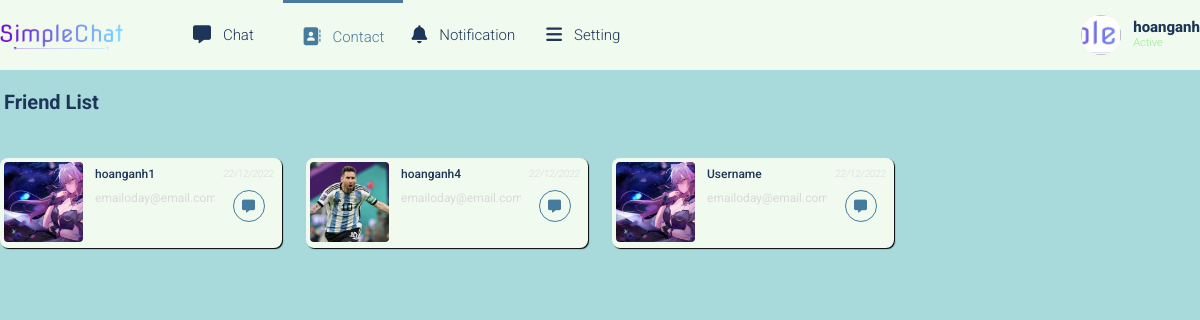
The app's page /friends/list/ (signed in) with its own data.
### user/models.py (models this page shows, shortened)
class CustomUser(AbstractUser):
    create_date = models.DateTimeField(verbose_name=_("created date"), auto_now_add=True)
    profile_image = models.ImageField(max_length=255, upload_to=get_profile_image_path
                                      , null=True, blank=True, default=get_default_profile_image_path)
    gender = models.CharField(max_length=30, choices=GENDER_CHOICES, null=True, blank=True)
    is_online = models.BooleanField(default=False)

### friends/views.py (the view)
# urls.py: path('list/', FriendListView.as_view(), name='friend_list'),
class FriendListView(FriendBaseView):
    def get(self, request):
        context = {}
        user = request.user
        try:
            friends = FriendList.objects.get(user=user)
            context["friend_list"] = friends.friends.all()
            return render(request, 'friends/friend-list.html', context)
        except Exception as e:
            return HttpResponse(str(e))

### templates/friends/friend-list.html (shortened to what this page needs)
{% extends 'base.html' %}
{% load static %}
{% block cssblock %}
    <link rel="stylesheet" href="{% static 'css/friend_list.css' %}?version=1">
{% endblock cssblock %}
{% block header %}
    {% include 'pages/header.html' %}
{% endblock header %}
{% block content %}
<div class="container__friend">
    <div class="grid">
        <div class="grid__row">
            <div class="friend__title">
                <h2 class="friend__title">Friend List</h2>
            </div>
            <div class="friend__list">
                {% for friend in friend_list %}
                <div class="grid__col-3">
                    <div class="friend__card">
                        <div class="friend__card-image" style="background-image: url('{{ friend.profile_image.url }}');"></div>
                        <div class="friend__card-info">
                            <h3 class="friend__card-username">{{ friend.username }}</h3>
                            <span class="friend__card-email">emailoday@email.com</span>
                        </div>
                        <div class="friend__card-action">
                            <span class="friend__card-last-login">22/12/2022</span>
                            <a href="{% url 'user:user_profile' friend.id %}" class="friend__card-action__button">
                                <i class="fa-solid fa-message"></i>
                            </a>
                        </div>
                    </div>
                </div>
                {% endfor %}
                <div class="grid__col-3">
                    <div class="friend__card">
                        <div class="friend__card-image" style="background-image: url(/media/profile_images/2/profile_image.png);"></div>
                        <div class="friend__card-info">
                            <h3 class="friend__card-username">Username</h3>
                            <span class="friend__card-email">emailoday@email.com</span>
                        </div>
                        <div class="friend__card-action">
                            <span class="friend__card-last-login">22/12/2022</span>
                            <a href="" class="friend__card-action__button">
                                <i class="fa-solid fa-message"></i>
                            </a>
                        </div>
                    </div>
                </div>
            </div>
        </div>
    </div>
</div>
{% endblock content %}

### templates/pages/header.html (shortened to what this page needs)
{% load static %}
<header class="header">
    <div class="grid">
        <nav class="header__navbar">
            <div class="header__navbar-left">
                <div class="header__navbar-logo">
                    <a href="{% url 'chatroom:home' %}" class="header__navbar-logo-link">
                        <img class="header__navbar-logo-img" src="{% static 'img/simplechat-logo.png' %}" alt="Logo web">
                    </a>
                </div>
                <ul class="header__navbar-list header__navbar-menu">
                    <li id="navbar-chat" class="header__navbar-item">
                        <a href="{% url 'chatroom:home' %}" class="header__navbar-item-link">
                            <i class="header__navbar-item-logo fa-solid fa-message"></i>
                            Chat
                        </a>
                    </li>
                    <li id="navbar-contact" class="header__navbar-item">
                        <a href="{% url 'friends:friend_list' %}" class="header__navbar-item-link">
                            <i class="header__navbar-item-logo fa-solid fa-address-book"></i>
                            Contact
                        </a>
                    </li>
                    <li id="navbar-notification" class="header__navbar-item">
                        <a href="#" class="header__navbar-item-link">
                            <i class="header__navbar-item-logo fa-solid fa-bell"></i>
                            Notification
                        </a>
                    </li>
                    <li id="navbar-setting" class="header__navbar-item">
                        <a href="#" class="header__navbar-item-link">
                            <i class="header__navbar-item-logo fa-solid fa-bars"></i>
                            Setting
                        </a>
                    </li>
                </ul>
            </div>
            <div class="header__navbar-right">
                {% if user.is_authenticated %}
                    <img class="header__navbar-item-link header__navbar-profile-avatar" alt="">
                    <div id="header-profile-menu" class="header__navbar-profile">
                        <span class="header__navbar-item-link header__navbar-profile-username">{{request.user.username}}</span>
                        <p class="header__navbar-profile-status">Active</p>
                    </div>
                {% endif %}
            </div>
        </nav>
    </div>
</header>

### static/css/base.css (style rules this page uses)
:root { --white-color: #f8f9fa; --black-color: #000; --text-color: #d9d9d9; --primary-color: #a2d2ff; --no-focus-color: #a8dadc; --warning-color: #ef233c; --header-height: 70px; --bg-color-b: #457b9d; --bg-color: #a8dadc; --card-color: #f1faee; --text-b-color: #1d3557; --input-color: rgba(168, 218, 220, .5); --main-chat-color: #E63946; --active-color: #457b9d; --hover-color: rgba(69, 123, 157, .3); }
* { box-sizing: inherit; }
html { font-size: 62.5%; line-height: 1.6rem; font-family: 'Roboto', sans-serif; box-sizing: border-box; }
.grid { width: 1200px; max-width: 100%; margin: 0 auto; }
.grid__row { display: flex; flex-wrap: wrap; margin-left: -12px; margin-right: -12px; }
.grid__col-3 { padding-left: 12px; padding-right: 12px; width: 25%; }
.header { height: var(--header-height); background-color: var(--card-color); }
.header__navbar { display: flex; justify-content: space-between; height: var(--header-height); }
.header__navbar-left { display: flex; align-items: center; justify-content: flex-start; flex-grow: 1; }
.header__navbar-right { display: inline-flex; justify-content: center; flex-wrap: nowrap; align-items: center; }
.header__navbar-logo, .header__navbar-logo-link, .header__navbar-logo-img { height: 30px; width: auto; }
.header__navbar-list { list-style: none; }
.header__navbar-menu { height: 100%; display: flex; align-items: center; }
.header__navbar-item { position: relative; height: 100%; flex: 1 0; width: 120px; }
.header__navbar-menu .header__navbar-item { box-sizing: border-box; }
.header__navbar-item, .header__navbar-item-link { text-decoration: none; font-size: 1.5rem; display: inline-flex; color: var(--text-b-color); font-weight: 300; align-items: center; justify-content: center; transition: .25s ease; }
.header__navbar-item--active { border-top: 3px solid var(--active-color); }
.header__navbar-item--active .header__navbar-item-link { color: var(--active-color); }
.header__navbar-item-logo { font-size: 1.8rem; margin: 0 12px 0 0; }
.header__navbar-profile { display: flex; flex-direction: column; align-items: flex-start; margin-left: 12px; cursor: pointer; }
.header__navbar-profile-avatar { width: 40px; border-radius: 50%; box-sizing: border-box; border: 0px solid; background-size: cover; background-repeat: no-repeat; background-position: center; height: 40px; background-color: white; }
.header__navbar-profile-username { font-weight: 800; color: var(--text-b-color); }
.header__navbar-profile-status { margin: 0; color: lightgreen; font-weight: 300; font-size: 1.1rem; }

### static/css/friend_list.css (style rules this page uses)
.container__friend { background-color: var(--bg-color); height: calc(100vh - var(--header-height)); }
.friend__title { font-size: 2.0rem; margin: 12px 0 24px 8px; padding: 0px; color: var(--text-b-color); }
.friend__list { display: flex; flex-flow: row wrap; width: 100%; }
.friend__card { background-color: var(--card-color); width: 100%; border-radius: 8px; box-shadow: 1px 1px 1px; display: flex; flex-flow: row nowrap; justify-content: space-between; height: 90px; }
.friend__card-image { border-radius: 4px; margin: 4px; width: 80px; height: 80px; background-size: cover; background-repeat: no-repeat; background-position: center; }
.friend__card-info { display: flex; flex-flow: column nowrap; overflow-x: hidden; }
.friend__card-username { color: var(--text-b-color); font-size: 1.2rem; font-weight: 500; margin: 8px 0 8px 8px; }
.friend__card-email { color: var(--text-color); font-size: 1.2rem; font-weight: 400; margin-left: 8px; }
.friend__card-action { display: flex; flex-flow: column nowrap; align-items: center; }
.friend__card-last-login { color: var(--text-color); font-size: 1.0rem; font-weight: 300; font-style: italic; margin: 8px; }
.friend__card-action__button { border: 1px solid var(--bg-color-b); width: 32px; height: 32px; border-radius: 50%; font-size: 1.3rem; display: flex; align-items: center; justify-content: center; text-decoration: none; color: var(--bg-color-b); }

### records on screen
CustomUser: user.username "hoanganh"
CustomUser: profile_image (picture), username "hoanganh1"
CustomUser: profile_image (picture), username "hoanganh4"
